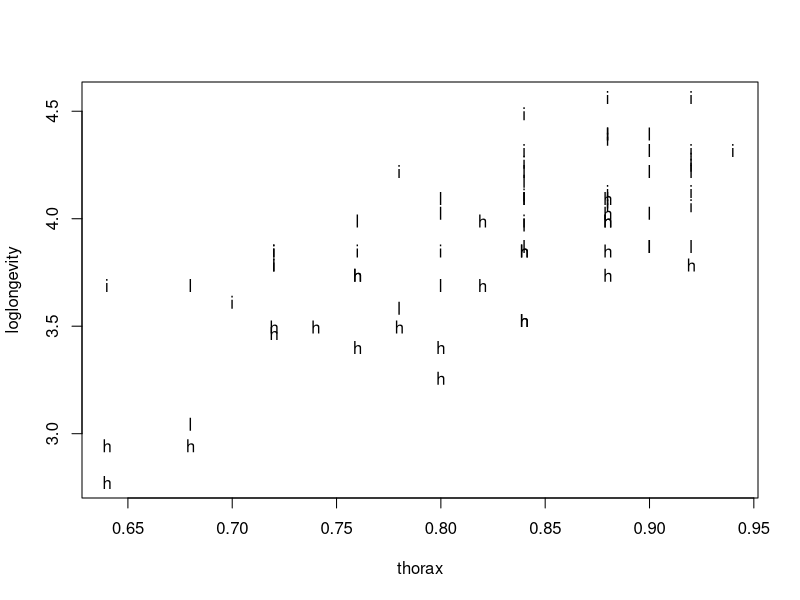
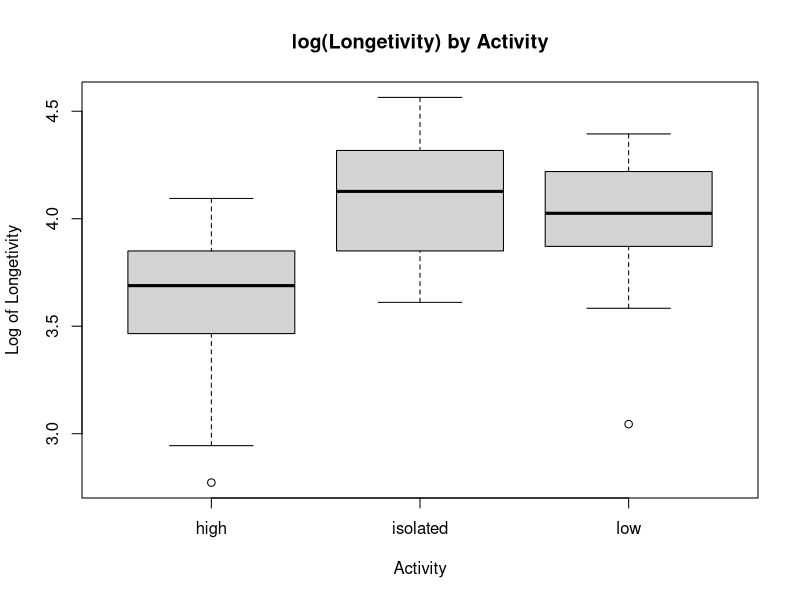
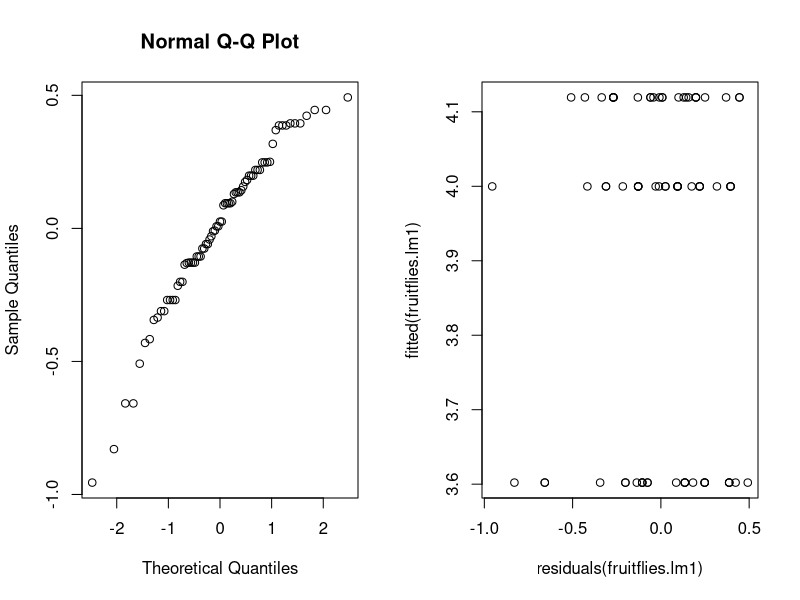
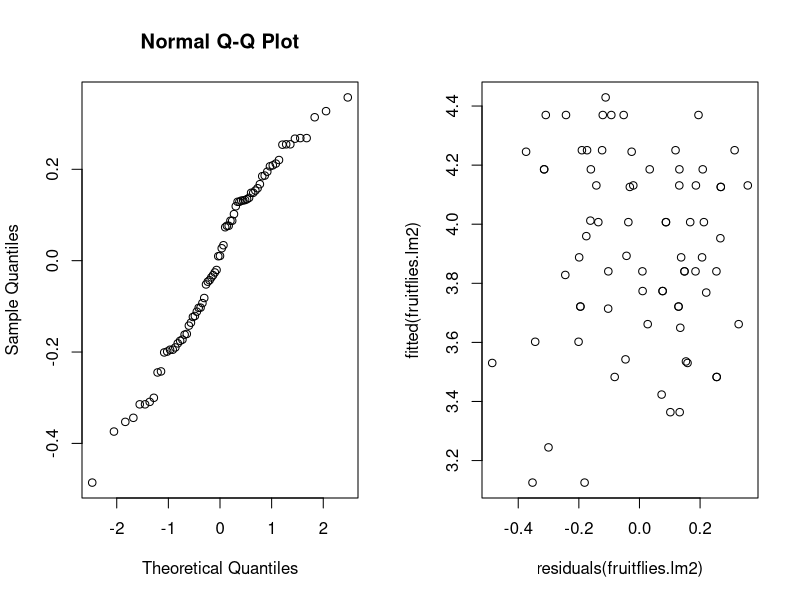
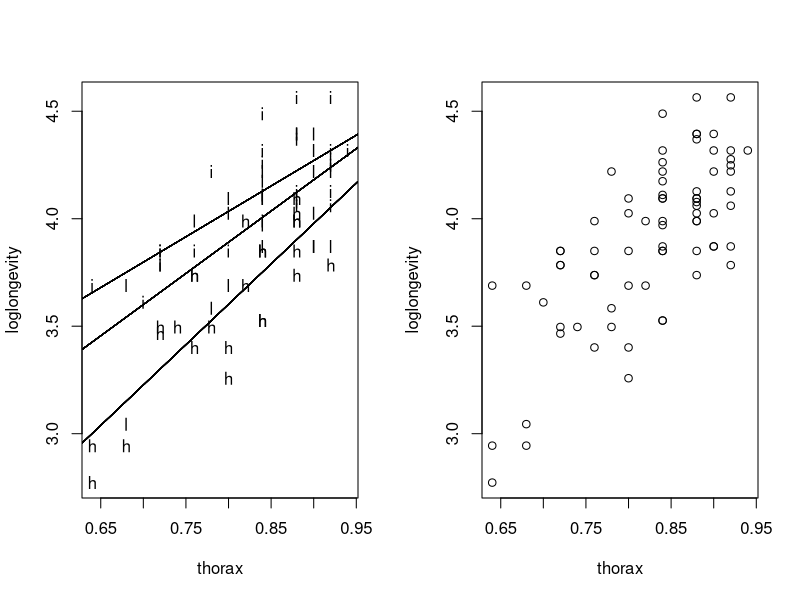
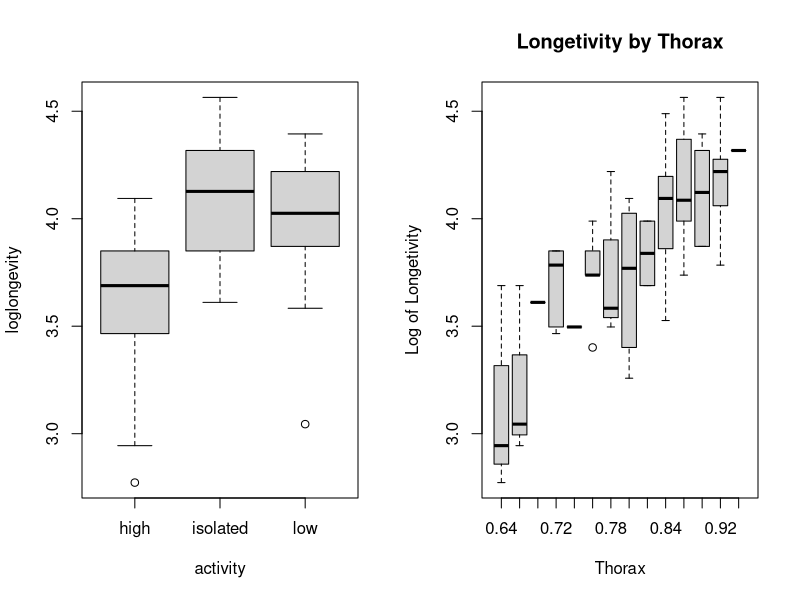
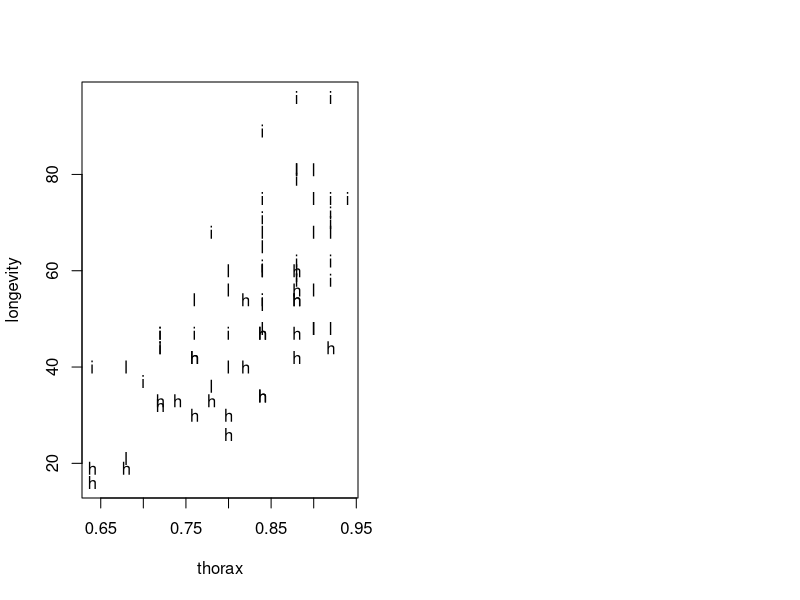
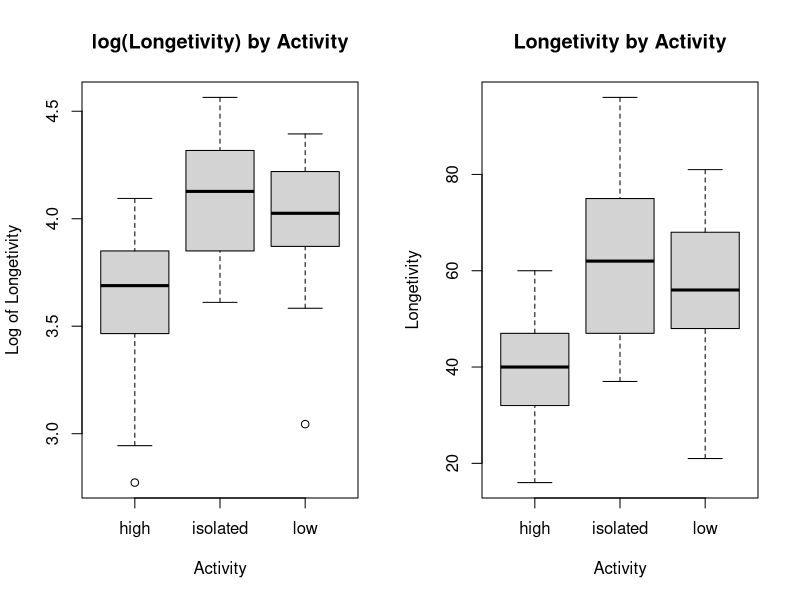

Source code (R) for these figures, in order:
fruitflies <- read.table("datas/fruitflies.txt",header=TRUE)
fruitflies
summary(fruitflies)

# Add a column loglongevity to the data-frame, containing the logarithm of the number of days until death.
fruitflies$loglongevity <- log(as.numeric(fruitflies$longevity)) ; fruitflies

# a
# Make an informative plot of the data.
attach(fruitflies)
plot(loglongevity~thorax, pch=as.character(activity))

boxplot(loglongevity~activity,data = fruitflies,main = "log(Longetivity) by Activity",
        xlab = "Activity",ylab = "Log of Longetivity")

# Investigate whether sexual activity influences longevity by performing a statistical test, without taking the thorax length into account.
fruitflies$activity = as.factor(fruitflies$activity)

fruitflies.lm1 <- lm(loglongevity~activity, data = fruitflies)
anova(fruitflies.lm1)
summary(fruitflies.lm1) # activity is significant

# What are the estimated longevities for the three conditions?

iso = fruitflies[fruitflies['activity']=='isolated',]
low = fruitflies[fruitflies['activity']=='low',]
high = fruitflies[fruitflies['activity']=='high',]

mean(low$loglongevity) #  3.999836
exp(3.999836) # 54.5892

iso ; low ; high
# 4.119349 3.999836 3.602124

# negative relationship


#estimated.longevities <- c(0,0,0)
#for (i in 1:3) {
#  base <- summary(fruitflies.lm1)$coeff[i]
#  estimated.longevities[i] <- summary(fruitflies.lm1)$coeff[i]
#}
#estimated.longevities

par(mfrow=c(1,2))
qqnorm(residuals(fruitflies.lm1)) ; plot(residuals(fruitflies.lm1),fitted(fruitflies.lm1))

# b
# Investigate whether sexual activity influences longevity by performing a statistical test, now including thorax length as an explanatory variable into the analysis. 

fruitflies.lm2 <- lm(loglongevity~thorax+activity, data = fruitflies)
anova(fruitflies.lm2)
summary(fruitflies.lm2) # thorax and activity significant

qqnorm(residuals(fruitflies.lm2)) ; plot(residuals(fruitflies.lm2),fitted(fruitflies.lm2))


drop1(fruitflies.lm2,test="F") # both thorax and activity are significant, but with throax activity's significance increased

# Does sexual activity increase or decrease longevity? What are the estimated longevities for the three groups, for flies with the minimal and maximal thorax lengths?
# Since β = 2.97899 > 0, the higher the throax, number of days until death increases. Isolated activity has the highest effect. Factor activity is significant.

thr_actlm = lm(loglongevity~thorax+activity, data = fruitflies)

iso_thr_max = data.frame(activity="isolated",thorax = max(fruitflies$thorax))
predict(thr_actlm,iso_thr_max,type = "response") #4.429164
exp(4.429164)# 83.86128 ~ 83/84 days

iso_thr_min = data.frame(activity="isolated",thorax = min(fruitflies$thorax))
predict(thr_actlm,iso_thr_min,type = "response") #3.535467
exp(3.535467)# 34.31103 ~ 34 days

low_thr_max = data.frame(activity="low",thorax = max(fruitflies$thorax))
predict(thr_actlm,low_thr_max,type = "response") #4.304884
exp(4.304884)#74.06062 ~ 74 days

low_thr_min = data.frame(activity="low",thorax = min(fruitflies$thorax))
predict(thr_actlm,low_thr_min,type = "response") #3.411188
exp(3.411188)#30.30122 ~ 30 days

high_thr_max = data.frame(activity="high",thorax = max(fruitflies$thorax))
predict(thr_actlm,high_thr_max,type = "response") #4.019183
exp(4.019183)#55.65562 ~ 55/56 days

high_thr_min = data.frame(activity="high",thorax = min(fruitflies$thorax))
predict(thr_actlm,high_thr_min,type = "response") #3.125486
exp(3.125486)#22.77096 ~ 22/23 days

# *********************************************************************************
highData = fruitflies[which(fruitflies['activity']=='high'),]
highData['loglongevity'][which.max(highData$thorax),] # MAX 3.78419
highData['loglongevity'][which.min(highData$thorax),] # MIN 2.772589

lowData = fruitflies[which(fruitflies['activity']=='low'),]
lowData['loglongevity'][which.max(lowData$thorax),] # MAX 3.871201
lowData['loglongevity'][which.min(lowData$thorax),] # MIN 3.044522

isolatedData = fruitflies[which(fruitflies['activity']=='isolated'),]
isolatedData['loglongevity'][which.max(isolatedData$thorax),] # MAX 4.317488
isolatedData['loglongevity'][which.min(isolatedData$thorax),] # MIN 3.688879

# ALTERNATIVELY for all the groups not individually
fruitflies['loglongevity'][which.max(fruitflies$thorax),] # 4.317488


# *********************************************************************************

# c
# How does thorax length influence longevity? Investigate graphically and by using an appropriate test whether this dependence is similar under all three conditions of sexual activity. 
plot(loglongevity~thorax, pch=unclass(activity))
for (i in fruitflies$activity) {
  abline(lm(loglongevity~thorax, data=fruitflies[fruitflies$activity==i,]))
}

plot(thorax,loglongevity)
boxplot(loglongevity~activity)

boxplot(loglongevity~thorax,data = fruitflies,main = "Longetivity by Thorax",
        xlab = "Thorax",ylab = "Log of Longetivity")

fruitflies.lm3 <- lm(loglongevity~thorax, data = fruitflies)
anova(fruitflies.lm3) # 3.151e-13
summary(fruitflies.lm3) # 3.15e-1 significant

fruitflies.lm4 <- lm(loglongevity~activity+thorax, data = fruitflies)
anova(fruitflies.lm4) # 1.139e-14
summary(fruitflies.lm4) # 1.14e-14

deneme.lm4 <- lm(loglongevity~thorax+activity, data = fruitflies)
anova(deneme.lm4) # 
summary(deneme.lm4) # 

interaction.lm <- lm(loglongevity~activity*thorax, data = fruitflies)
anova(interaction.lm)
summary(interaction.lm)
# interaction term is not significant.

# d
# Which of the two analyses, without or with thorax length, do you prefer? Is one of the analyses wrong? 

model <- aov(thorax ~ activity, data = fruitflies)
summary(model)
# The p-value is 0.163 that is greater than 0.05, so the covariate thorax and the treatment activity are independent to each other.
# Both analysis are correct and useful.

# e
# Perform the ancova analysis with the number of days as the response, rather than its logarithm. Was it wise to use the logarithm as response?

plot(longevity~thorax, pch=as.character(activity))
par(mfrow=c(1,2))
boxplot(loglongevity~activity,data = fruitflies,main = "log(Longetivity) by Activity",
        xlab = "Activity",ylab = "Log of Longetivity")
boxplot(longevity~activity,data = fruitflies,main = "Longetivity by Activity",
        xlab = "Activity",ylab = "Longetivity")

longevity.lm <- lm(longevity~thorax+activity, data = fruitflies)
anova(longevity.lm)
summary(longevity.lm)
drop1(longevity.lm, test = "F")

longevity.lm1 <- lm(longevity~activity*thorax, data = fruitflies)
anova(longevity.lm1)
summary(longevity.lm1)



par(mfrow=c(1,2))
qqnorm(residuals(longevity.lm)) ; plot(residuals(longevity.lm),fitted(longevity.lm))

# Data is already normal, so no need to do the log

